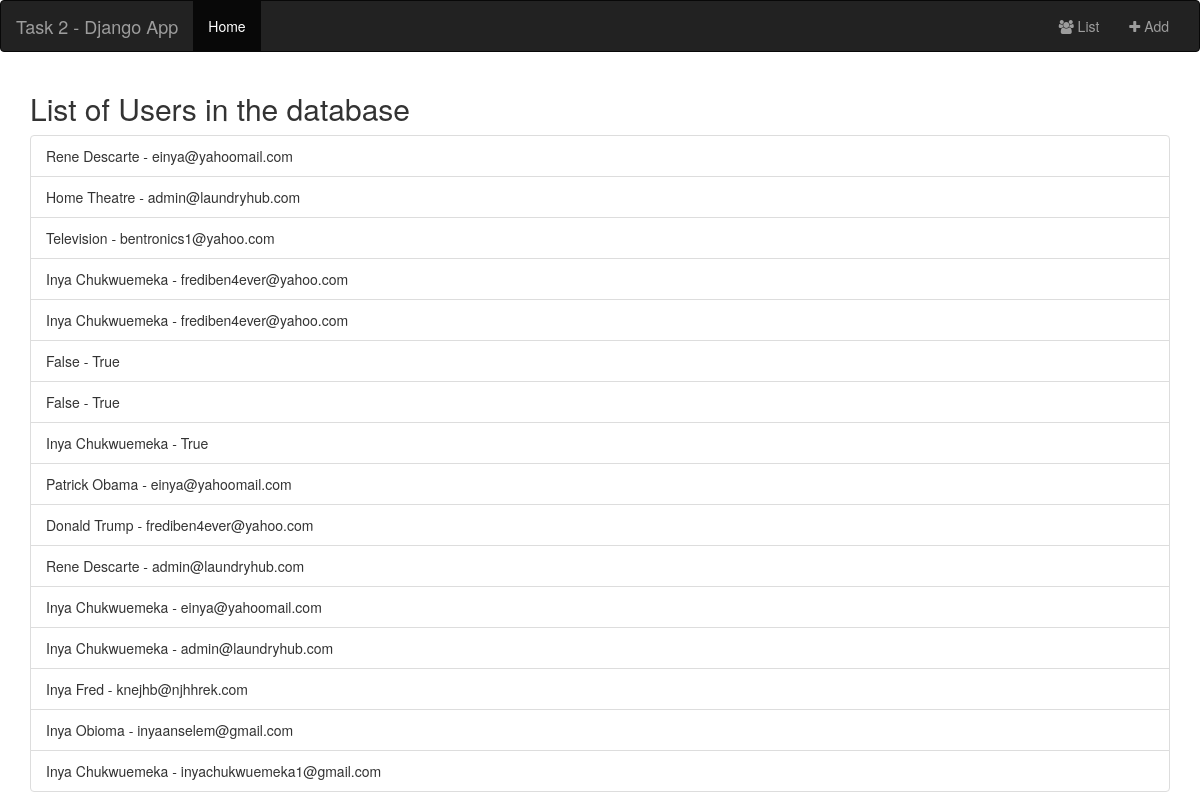
Page /list/ on the committed database.
### webapp/models.py (models this page shows, shortened)
class User(models.Model):
    name = models.CharField(max_length=50)
    email = models.CharField(max_length=50)
    created_at = models.DateTimeField(auto_now_add=True)
    updated_at = models.DateTimeField(auto_now=True)
    class Meta:
        db_table = "webapp_users"
        ordering = ['-created_at']

### webapp/views.py (the view)
# urls.py: url(r'^list/$', views.ListOfUsers.as_view(), name='listings'),
class ListOfUsers(generic.ListView):
    template_name = "webapp/listings.html"
    context_object_name = "all_users"
    def get_queryset(self):
        return User.objects.all()

### webapp/templates/webapp/listings.html (shortened to what this page needs)
{% extends "webapp/layout/front.html" %}
{% block content %}
  <div class="container">
      <h2>List of Users in the database</h2>
      <ul class="list-group">
          {% for user in object_list %}
            <li class="list-group-item">{{ user.name }} - {{ user.email }}</li>
          {% endfor %}
      </ul>
  </div>
{% endblock %}

### webapp/templates/webapp/layout/front.html (shortened to what this page needs)
<!doctype html>
<html lang="en">
  <head>
    {% load staticfiles %}
        <link rel="stylesheet" href="{% static 'css/bootstrap.min.css' %}" type="text/css" />
        <link rel="stylesheet" href="{% static 'css/font-awesome.min.css' %}" type="text/css" />
        <link rel="stylesheet" href="{% static 'css/custom.css' %}" type="text/css">
  </head>
  <body>
    {% block navigation %}
        <nav class="navbar navbar-inverse">
          <div class="container-fluid">
            <div class="navbar-header">
              <a class="navbar-brand" href="{% url 'index' %}">Task 2 - Django App</a>
            </div>
            <div class="collapse navbar-collapse" id="myNavbar">
              <ul class="nav navbar-nav">
                <li class="active"><a href="{% url 'index' %}">Home</a></li>
              </ul>
              <ul class="nav navbar-nav navbar-right">
                <li><a href="{% url 'listings' %}"><span class="fa fa-users"></span> List</a></li>
                <li><a href="{% url 'add-user' %}"><span class="fa fa-plus"></span> Add</a></li>
              </ul>
            </div>
          </div>
        </nav>
    {% endblock %}
    {% block content %}
    {% endblock %}
    {% load staticfiles %}
  </body>
</html>

### rows in the picture
User: name "Rene Descarte", email "einya@yahoomail.com"
User: name "Home Theatre", email "admin@laundryhub.com"
User: name "Television", email "bentronics1@yahoo.com"
User: name "Inya Chukwuemeka", email "frediben4ever@yahoo.com"
User: name "Inya Chukwuemeka", email "frediben4ever@yahoo.com"
User: name "False", email "True"
User: name "False", email "True"
User: name "Inya Chukwuemeka", email "True"
User: name "Patrick Obama", email "einya@yahoomail.com"
User: name "Donald Trump", email "frediben4ever@yahoo.com"
User: name "Rene Descarte", email "admin@laundryhub.com"
User: name "Inya Chukwuemeka", email "einya@yahoomail.com"
User: name "Inya Chukwuemeka", email "admin@laundryhub.com"
User: name "Inya Fred", email "knejhb@njhhrek.com"
User: name "Inya Obioma", email "inyaanselem@gmail.com"
User: name "Inya Chukwuemeka", email "inyachukwuemeka1@gmail.com"
